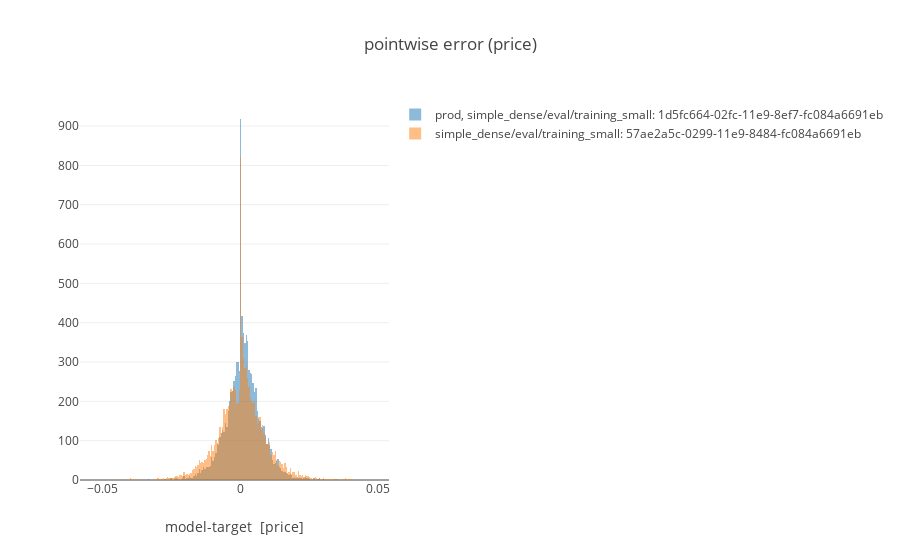

The notebook cell saved with this chart:
### Code cell
#?plot.histogram_model_error
plot.histogram_model_error(ml_repo, {ml_repo.models.simple_dense.model(): [-3, 7]},ml_repo.training_data.training_small())

### Figure 1 — Plotly figure (JSON) as saved in the notebook; plotly's stock layout.template omitted (floating-point values rounded to 4 significant figures; data arrays with more than 128 entries replaced by an {"elided": "..."} marker saying what was removed)
{"data": [{"name": "prod, simple_dense/eval/training_small: 1d5fc664-02fc-11e9-8ef7-fc084a6691eb", "opacity": 0.5, "text": "training_small:last<br>simple_dense/model:1a3d2a40-02fc-11e9-9b3a-fc084a6691eb<br>", "type": "histogram", "x": {"elided": "10000 float values"}}, {"name": "simple_dense/eval/training_small: 57ae2a5c-0299-11e9-8484-fc084a6691eb", "opacity": 0.5, "text": "training_small:last<br>simple_dense/model:51baedfe-0299-11e9-a45a-fc084a6691eb<br>", "type": "histogram", "x": {"elided": "10000 float values"}}], "layout": {"barmode": "overlay", "title": "pointwise error (price)", "xaxis": {"title": "model-target  [price]"}}}
